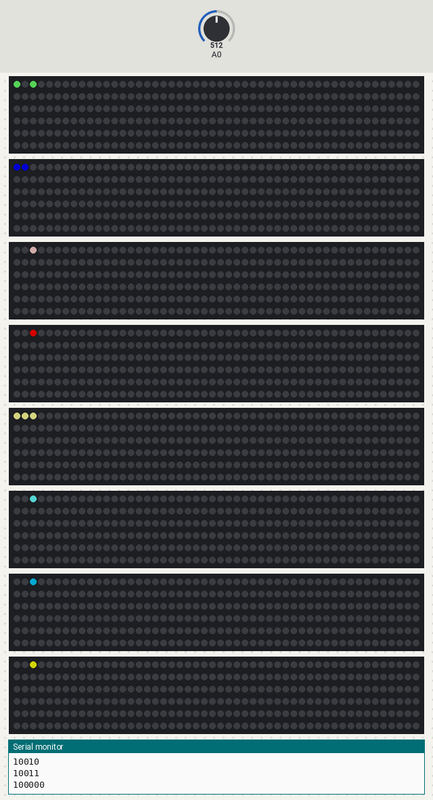
Simulated run of this sketch. Board: Arduino Uno, built for the host (arithmetic inside an expression is 32-bit, double 64-bit). Shown: 8 × 300 RGB LEDs in strip order, left to right, continuing on the next row, the last lines printed to the serial monitor. The test bench sets the inputs (shaded band); at power-on: A0 = 512. Dim RGB values are drawn brighter than linear; random numbers use the default seed unless the sketch sets one.

Above: at 25.33 s.
At 37.05 s:
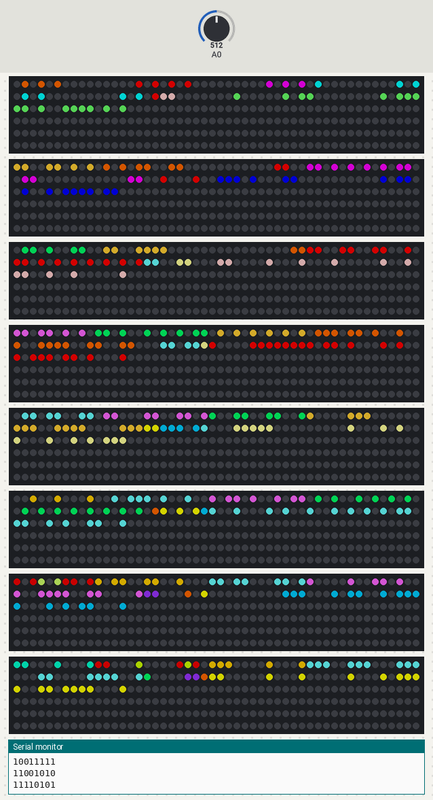
At 48.77 s:
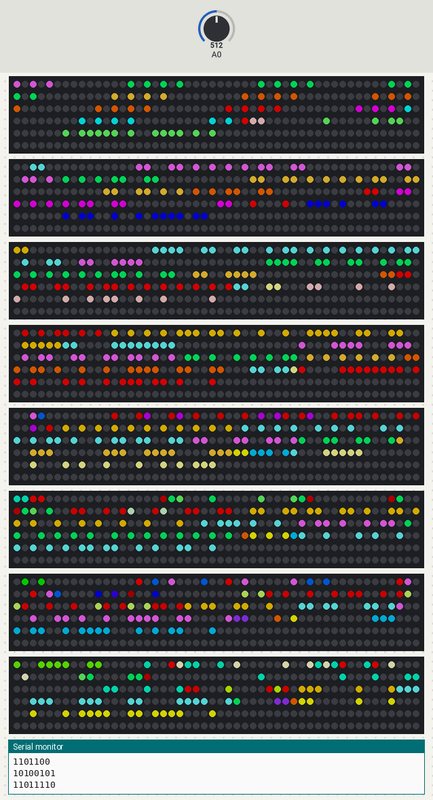
At 72.52 s:
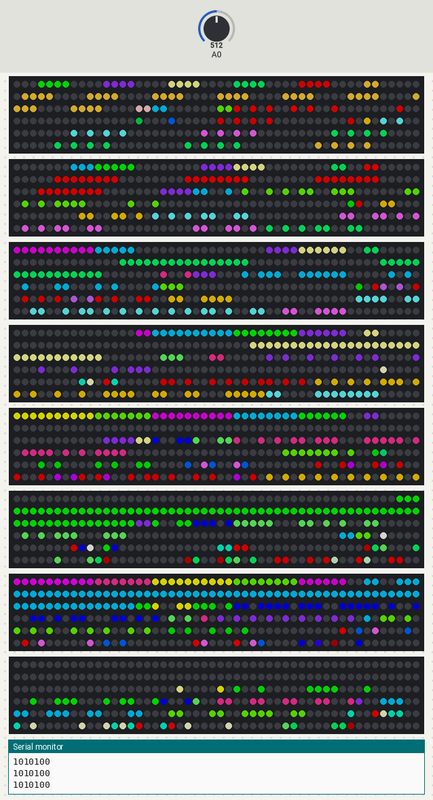
At 96.27 s:
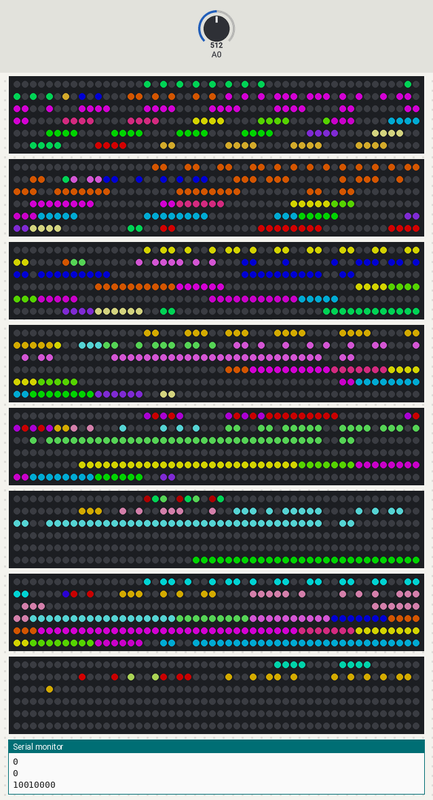
At 119.9 s:
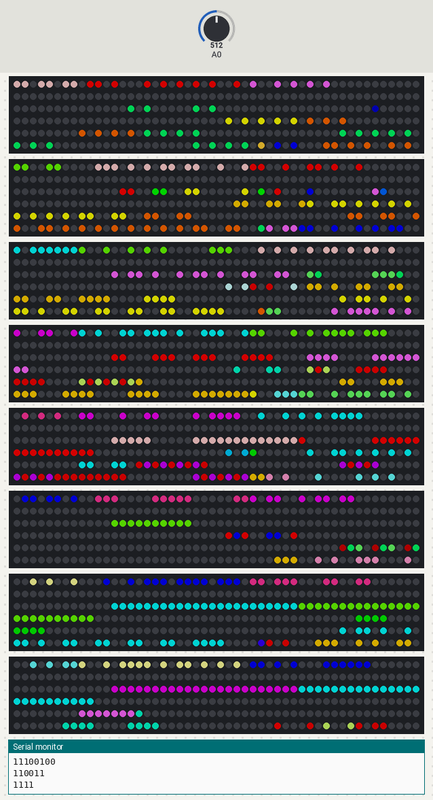

The sketch:

aguayo_neoESP_4_CCK4.ino
```cpp
/// @file    ArrayOfLedArrays.ino
/// @brief   Set up three LED strips, all running from an array of arrays
/// @example ArrayOfLedArrays.ino

// ArrayOfLedArrays - see https://github.com/FastLED/FastLED/wiki/Multiple-Controller-Examples for more info on
// using multiple controllers.  In this example, we're going to set up three NEOPIXEL strips on three
// different pins, each strip getting its own CRGB array to be played with, only this time they're going
// to be all parts of an array of arrays.

#include <FastLED.h>
#include <limits.h>
#include <algorithm>

// ...


#define NUM_STRIPS 8
#define NUM_LEDS_PER_STRIP 300
const byte analogPort = A0;

CRGB leds[NUM_STRIPS][NUM_LEDS_PER_STRIP];
CRGB lookupTable[20];
CRGB temp[NUM_STRIPS];

unsigned long maxLong = ULONG_MAX;
unsigned long t;

int maxColors = 20;
int colorIndex = 0;
long period = 30E3;
long periodFormula = 25E3;
long lastChange = 0;
long lastChangeFormula = 0;
int color = 0;
int formula = 0;


void generateLookupTableRandom() {
  for (int i = 0; i < 20; i++) {
    lookupTable[i] = CRGB(random(256), random(256), random(256));
  }
  Serial.println("random");
  maxColors = 20;
}

void generateLookupTableAguayo() {
  lookupTable[0] = CRGB(226, 9, 125);
  lookupTable[1] = CRGB(20, 10, 117);
  lookupTable[2] = CRGB(201, 20, 55);
  lookupTable[3] = CRGB(248, 184, 47);
  lookupTable[4] = CRGB(14, 178, 213);
  lookupTable[5] = CRGB(111, 43, 32);
  lookupTable[6] = CRGB(11, 47, 135);
  lookupTable[7] = CRGB(165, 80, 39);
  lookupTable[8] = CRGB(110, 34, 184);
  lookupTable[9] = CRGB(75, 161, 129);
  lookupTable[10] = CRGB(78, 196, 235);
  lookupTable[11] = CRGB(19, 92, 55);
  lookupTable[12] = CRGB(183, 255, 172);
  maxColors = 12;
  Serial.println("aguayo");
}


void generateLookupTableGPT(){
  lookupTable[0] = CRGB(255, 0, 255);
lookupTable[1] = CRGB(0, 255, 255);
lookupTable[2] = CRGB(255, 255, 0);
lookupTable[3] = CRGB(255, 102, 0);
lookupTable[4] = CRGB(255, 0, 0);
lookupTable[5] = CRGB(0, 255, 0);
lookupTable[6] = CRGB(0, 0, 255);
lookupTable[7] = CRGB(204, 0, 204);
lookupTable[8] = CRGB(255, 153, 204);
lookupTable[9] = CRGB(255, 51, 153);
lookupTable[10] = CRGB(255, 204, 51);
lookupTable[11] = CRGB(0, 255, 102);
lookupTable[12] = CRGB(102, 255, 0);
lookupTable[13] = CRGB(0, 204, 255);
lookupTable[14] = CRGB(153, 51, 255);
lookupTable[15] = CRGB(255, 255, 153);
lookupTable[16] = CRGB(255, 102, 255);
lookupTable[17] = CRGB(102, 255, 255);
lookupTable[18] = CRGB(255, 204, 204);
lookupTable[19] = CRGB(102, 255, 102);
lookupTable[20] = CRGB(255, 204, 0);
lookupTable[21] = CRGB(204, 0, 102);
lookupTable[22] = CRGB(0, 153, 255);
lookupTable[23] = CRGB(255, 51, 0);
lookupTable[24] = CRGB(0, 255, 204);
maxColors = 25;
Serial.println("GPT");
}
void generateLookupTable() {
  lookupTable[0] = CRGB(255, 0, 0);
  lookupTable[1] = CRGB(255, 255, 0);
  lookupTable[2] = CRGB(255, 0, 255);
  lookupTable[3] = CRGB(0, 255, 0);
  lookupTable[4] = CRGB(0, 255, 255);
  lookupTable[5] = CRGB(0, 0, 255);
  maxColors = 5;
  Serial.println("8bit");
  // lookupTable[6] = CRGB(11, 47, 135);
  // lookupTable[7] = CRGB(165, 80, 39);
  // lookupTable[8] = CRGB(110, 34, 184);
  // lookupTable[9] = CRGB(75, 161, 129);
  // lookupTable[10] = CRGB(78, 196, 235);
  // lookupTable[11] = CRGB(19, 92, 55);
  // lookupTable[12] = CRGB(183, 255, 172);
}


CRGB pickColor(int index) {
  // int numColors = 6;
  return lookupTable[index % maxColors];
}

CRGB pickRandomColor() {
  return lookupTable[random(maxColors) ];
}

void shuffleLookupTable() {
  Serial.println("shuffleLookupTable");
  std::random_shuffle(std::begin(lookupTable), std::end(lookupTable));
}


// For mirroring strips, all the "special" stuff happens just in setup.  We
// just addLeds multiple times, once for each strip

// WORKING ONLY in ESP32
void setup() {
  Serial.begin(115200);

  FastLED.addLeds<NEOPIXEL, 19>(leds[0], NUM_LEDS_PER_STRIP);
  FastLED.addLeds<NEOPIXEL, 21>(leds[1], NUM_LEDS_PER_STRIP);
  FastLED.addLeds<NEOPIXEL, 18>(leds[2], NUM_LEDS_PER_STRIP);
  FastLED.addLeds<NEOPIXEL, 0>(leds[3], NUM_LEDS_PER_STRIP);
  FastLED.addLeds<NEOPIXEL, 5>(leds[4], NUM_LEDS_PER_STRIP);
  FastLED.addLeds<NEOPIXEL, 4>(leds[5], NUM_LEDS_PER_STRIP);
  FastLED.addLeds<NEOPIXEL, 17>(leds[6], NUM_LEDS_PER_STRIP);
  FastLED.addLeds<NEOPIXEL, 16>(leds[7], NUM_LEDS_PER_STRIP);

  generateLookupTableGPT();
  FastLED.setBrightness(127);
  randomSeed(analogRead(A0)+analogRead(A0)+analogRead(A0)+analogRead(A0));
   t = random(maxLong);  // Global variable for bytebeat routine
   shuffleLookupTable();
}
uint8_t value;

uint8_t bytebeatRoutine(int type, unsigned long t) {  // uint8_t* buffer,

  switch (type) {
    case 0:
      value = t * (((t >> 12) | (t >> 8)) & (63 & (t >> 4)));
      break;
    case 1:
      value = ((t & 4096) ? ((t * (t ^ t % 255) | (t >> 4)) >> 1) : (t >> 3) | ((t & 8192) ? t << 2 : t));
      break;
    case 2:
      value = t * (t >> 3 | t >> 1) & 255;
      break;
    case 3:
      value = t * (t >> 3 | t >> 9) & 511;
      break;
    case 4:
      value = t * (t >> 3 | t >> 21) & 1023;
      break;
    case 5:
      value = 2 * (t >> 5 & t) - (t >> 5) + t * (t >> 14 & 14);
      break;
    case 6:
      value = (~t >> 2) * ((127 & t * (7 & t >> 10)) < (245 & t * (2 + (5 & t >> 14))));
      break;
    case 7:
      value = t >> 5 | (t << 3) + 12 * t * (t >> 13 | (t >> 1 | t >> 10 | t >> 2) & t >> 8);
      break;
    case 8:
      value = t+(t&t^t>>6)-t*(t>>9&(t%16?2:6)&t>>9);
    break;

    default:
      value = t * (t >> 3 | t >> 21) & 1023;
      break;
  }

  t++;
  // Serial.println(value, BIN);
  return value;
}


void loop() {

  if (millis() > lastChange + period) {
    lastChange = millis();
    shuffleLookupTable();
  }

  if (millis() > lastChange + periodFormula) {
    formula = (formula+1) % 9;
    lastChangeFormula = millis();
  }

  uint8_t bb = bytebeatRoutine(formula, t);
  Serial.println(bb, BIN);
  if (random(100) < 4) {
    colorIndex++;
  }

  for (int x = 0; x < NUM_STRIPS; x++) {
    if (bb >> x & 1) {
      temp[x] = pickColor(colorIndex + x);
    } else {
      temp[x] = CRGB(0, 0, 0);
    }
  }
  pushValueToFifo(temp);
  FastLED.show();
  t++;
  delay(33);
}

void pushValueToFifo(CRGB value[]) {
  for (int i = NUM_LEDS_PER_STRIP - 1; i > 0; i--) {
    for (int j = 0; j < NUM_STRIPS; j++) {
      leds[j][i] = leds[j][i - 1];
    }
  }
  for (int i = 0; i < NUM_STRIPS; i++) {
    leds[i][0] = value[i];
  }
}
```
